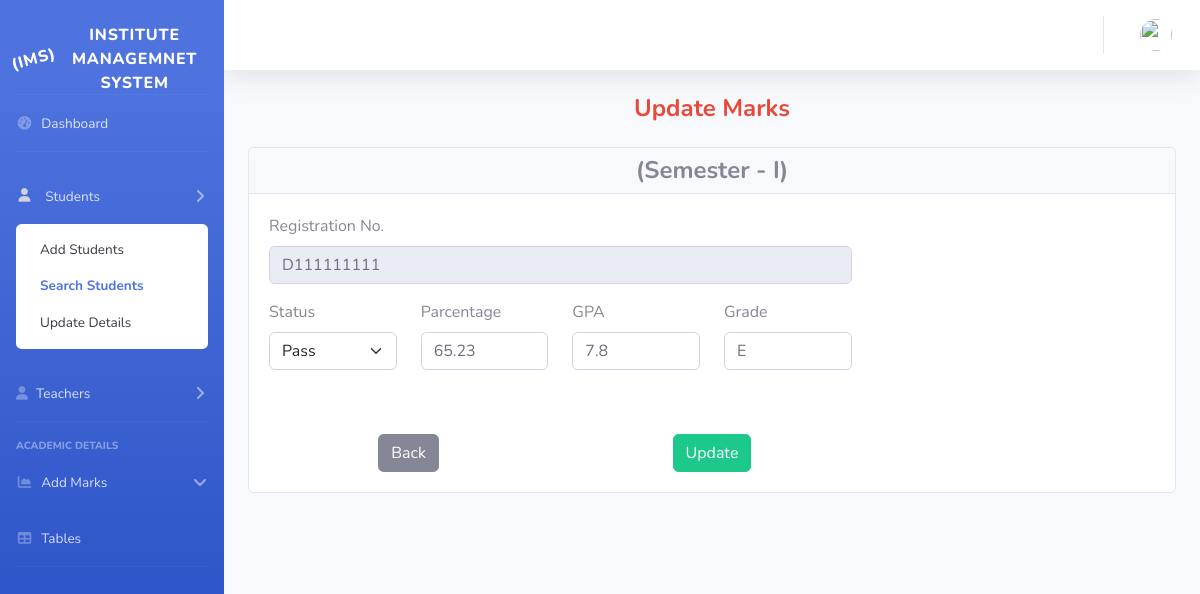
/st_edit_sem_1.php?reg_no=D111111111 (signed in), run on the app's committed database.
### tables this page shows
CREATE TABLE `mark_sem_1` (
  `sl_no` int(5) NOT NULL,
  `reg_no` varchar(11) NOT NULL,
  `st_status` varchar(10) NOT NULL,
  `parcentage` varchar(5) NOT NULL,
  `grade` varchar(2) NOT NULL,
  `gpa` varchar(3) NOT NULL,
  `date_time` datetime NOT NULL DEFAULT current_timestamp()
);

### st_edit_sem_1.php (the view, shortened to what this page needs)
<?PHP
$connection = mysqli_connect("localhost", "root", "");
?>
<!DOCTYPE html>
<html lang="en">
<head>
    <link href="vendor/fontawesome-free/css/all.min.css" rel="stylesheet" type="text/css">
    <link href="https://cdn.jsdelivr.net/npm/bootstrap@5.2.0-beta1/dist/css/bootstrap.min.css" rel="stylesheet">
    <link href="css/sb-admin-2.min.css" rel="stylesheet">
</head>
<body id="page-top">
    <div id="wrapper">
        <ul class="navbar-nav bg-gradient-primary sidebar sidebar-dark accordion" id="accordionSidebar">
            <br>
            <a class="sidebar-brand d-flex align-items-center justify-content-center" href="ad_das.php">
                <div class="sidebar-brand-icon rotate-n-15">
                    (IMS)
                </div>
                <div class="sidebar-brand-text mx-3">Institute Managemnet System</div>
            </a>
            <hr class="sidebar-divider my-0">
            <li class="nav-item">
                <a class="nav-link" href="ad_das.php">
                    <i class="fas fa-fw fa-tachometer-alt"></i>
                    <span>Dashboard</span></a>
            </li>
            <hr class="sidebar-divider">
            <li class="nav-item">
                <a class="nav-link collapsed" href="#" data-toggle="collapse" data-target="#collapseTwo" aria-expanded="true" aria-controls="collapseTwo">
                    <span>Students</span>
                </a>
                <div id="collapseTwo" class="collapse show" aria-labelledby="headingTwo" data-parent="#accordionSidebar">
                    <div class="bg-white py-2 collapse-inner rounded">
                        <a class="collapse-item" href="ad_st.php">Add Students</a>
                        <a class="collapse-item active" href="st_search.php">Search Students</a>
                        <a class="collapse-item" href="st_update.php">Update Details</a>
                    </div>
                </div>
            </li>
            <li class="nav-item">
                <a class="nav-link collapsed" href="#" data-toggle="collapse" data-target="#collapseUtilities" aria-expanded="true" aria-controls="collapseUtilities">
                    <i class="fas fa-user"></i>
                    <span>Teachers</span>
                </a>
            </li>
            <hr class="sidebar-divider">
            <div class="sidebar-heading">
                Academic Details
            </div>
            <li class="nav-item">
                <a class="nav-link " href="#" data-toggle="collapse" data-target="#collapseMarks" aria-expanded="true" aria-controls="collapseMarks">
                    <i class="fas fa-fw fa-chart-area"></i>
                    <span>Add Marks</span>
                </a>
            </li>
            <li class="nav-item">
                <a class="nav-link" href="table.php">
                    <i class="fas fa-fw fa-table"></i>
                    <span>Tables</span></a>
            </li>
            <hr class="sidebar-divider d-none d-md-block">
        </ul>
        <div id="content-wrapper" class="d-flex flex-column">
            <div id="content">
                <nav class="navbar navbar-expand navbar-light bg-white topbar mb-4 static-top shadow">
                    <ul class="navbar-nav ml-auto">
                        <li class="nav-item dropdown no-arrow">
                            <a class="nav-link dropdown-toggle" href="#" id="userDropdown" role="button" data-toggle="dropdown" aria-haspopup="true" aria-expanded="false">
                                <img class="img-profile rounded-circle" src="photos/pic">
                            </a>
                        </li>
                    </ul>
                </nav>
                <?php if (isset($_GET['reg_no'])) {
                    $reg_no = mysqli_real_escape_string($connection, $_GET['reg_no']);
                    $query = "select * from mark_sem_1 WHERE reg_no='$reg_no'";
                    $query_run = mysqli_query($connection, $query);
                    if ($query_run) {
                        $reg_no = mysqli_fetch_array($query_run);
                ?>
                        <div class="container-fluid">
                            <h4 class="m-0 font-weight-bold text-danger text-center">Update Marks</h4>
                            <br>
                            <div class="card position-relative">
                                <div class="card-header py-2">
                                    <h4 class="m-0 font-weight-bold text-secondary text-center">(Semester - I)</h4>
                                </div>
                                <div class="card-body">
                                    <div class="row">
                                        <div class="col-lg-8">
                                            <form class="row g-3" action="" method="post" enctype="multipart/form-data">
                                                <div class="col-12">
                                                    <label for="inputreg" class="form-label">Registration No.</label>
                                                    <input type="text" pattern="[d/D][0-9]{9}" class="form-control" value="<?= $reg_no['reg_no'] ?>" name="reg_no" maxlength="10" placeholder="Enter Registration No" disabled>
                                                </div>
                                                <div class="col-3">
                                                    <label for="inputStatus" class="form-label">Status</label>
                                                    <select class="form-select" name="status" required>
                                                        <option value="Pass" <?php if ($reg_no['st_status'] == "Pass") {
                                                                                    echo "selected";
                                                                                } ?>>Pass</option>
                                                    </select>
                                                </div>
                                                <div class="col-3">
                                                    <label for="inputreg" class="form-label">Parcentage</label>
                                                    <input class="form-control" type="text" placeholder="Parcentage" value="<?= $reg_no['parcentage'] ?>" pattern="[0-9]{2}[.][0-9]{2}" maxlength="5" name="parcentage" required>
                                                </div>
                                                <div class="col-3">
                                                    <label for="inputreg" class="form-label">GPA</label>
                                                    <input class="form-control" type="text" placeholder="GPA" value="<?= $reg_no['gpa'] ?>" pattern="[0-9]{1}[.][0-9]{1}" maxlength="5" name="gpa" required>
                                                </div>
                                                <div class="col-3">
                                                    <label for="inputreg" class="form-label">Grade</label>
                                                    <input class="form-control" type="text" placeholder="Grade" value="<?= $reg_no['grade'] ?>" pattern="[A-Z]{1}" maxlength="2" name="grade" required>
                                                </div>
                                                <div class="col text-center">
                                                    <br>
                                                    <br>
                                                    <a type="submit" href="st_search.php" name="back" id="back" class="btn btn-secondary">Back</a>
                                                </div>
                                                <div class="col text-center">
                                                    <br>
                                                    <br>
                                                    <button type="submit" name="submit" id="submit" class="btn btn-success">Update</button>
                                                </div>
                                            </form>
                                        </div>
                                    </div>
                                </div>
                        <?php
                    }
                }
                        ?>
                            </div>
                        </div>
            </div>
        </div>
    </div>
</body>
</html>

### data on the page
mark_sem_1: reg_no "D111111111", status "Pass", parcentage "65.23", gpa "7.8", grade "E"
